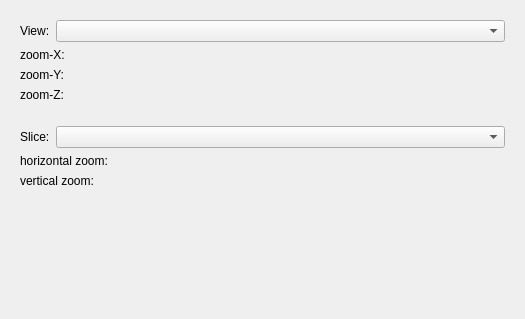
<?xml version="1.0" encoding="UTF-8"?>
<ui version="4.0">
 <class>qSlicerZoomModuleWidget</class>
 <widget class="qSlicerWidget" name="qSlicerZoomModuleWidget">
  <property name="geometry">
   <rect>
    <x>0</x>
    <y>0</y>
    <width>525</width>
    <height>319</height>
   </rect>
  </property>
  <property name="windowTitle">
   <string>Form</string>
  </property>
  <layout class="QVBoxLayout" name="verticalLayout">
   <item>
    <widget class="ctkCollapsibleButton" name="zoom3DCollapsibleBtn" native="true">
     <property name="text" stdset="0">
      <string>3D view aspect ratio</string>
     </property>
     <layout class="QVBoxLayout" name="verticalLayout_2">
      <item>
       <layout class="QHBoxLayout" name="viewNode3DHLayout">
        <item>
         <widget class="QLabel" name="viewNode3DLabled">
          <property name="sizePolicy">
           <sizepolicy hsizetype="Minimum" vsizetype="Preferred">
            <horstretch>0</horstretch>
            <verstretch>0</verstretch>
           </sizepolicy>
          </property>
          <property name="maximumSize">
           <size>
            <width>241</width>
            <height>16777215</height>
           </size>
          </property>
          <property name="text">
           <string>View:</string>
          </property>
         </widget>
        </item>
        <item>
         <widget class="qMRMLNodeComboBox" name="viewNode3DSelector">
          <property name="sizePolicy">
           <sizepolicy hsizetype="Expanding" vsizetype="Fixed">
            <horstretch>0</horstretch>
            <verstretch>0</verstretch>
           </sizepolicy>
          </property>
          <property name="minimumSize">
           <size>
            <width>240</width>
            <height>0</height>
           </size>
          </property>
          <property name="nodeTypes" stdset="0">
           <stringlist>
            <string>vtkMRMLViewNode</string>
           </stringlist>
          </property>
          <property name="showHidden" stdset="0">
           <bool>true</bool>
          </property>
          <property name="addEnabled" stdset="0">
           <bool>false</bool>
          </property>
          <property name="removeEnabled" stdset="0">
           <bool>false</bool>
          </property>
          <property name="renameEnabled" stdset="0">
           <bool>true</bool>
          </property>
         </widget>
        </item>
       </layout>
      </item>
      <item>
       <layout class="QHBoxLayout" name="xZoom3DHLayout">
        <item>
         <widget class="QLabel" name="xZoom3DLabel">
          <property name="sizePolicy">
           <sizepolicy hsizetype="Minimum" vsizetype="Preferred">
            <horstretch>0</horstretch>
            <verstretch>0</verstretch>
           </sizepolicy>
          </property>
          <property name="text">
           <string>zoom-X:</string>
          </property>
         </widget>
        </item>
        <item>
         <widget class="qSlicerGainWidget" name="xGain3DWidget" native="true">
          <property name="sizePolicy">
           <sizepolicy hsizetype="Expanding" vsizetype="Preferred">
            <horstretch>0</horstretch>
            <verstretch>0</verstretch>
           </sizepolicy>
          </property>
         </widget>
        </item>
       </layout>
      </item>
      <item>
       <layout class="QHBoxLayout" name="yZoom3DHLayout">
        <item>
         <widget class="QLabel" name="yGain3DLabel">
          <property name="text">
           <string>zoom-Y:</string>
          </property>
         </widget>
        </item>
        <item>
         <widget class="qSlicerGainWidget" name="yGain3DWidget" native="true">
          <property name="sizePolicy">
           <sizepolicy hsizetype="Expanding" vsizetype="Preferred">
            <horstretch>0</horstretch>
            <verstretch>0</verstretch>
           </sizepolicy>
          </property>
         </widget>
        </item>
       </layout>
      </item>
      <item>
       <layout class="QHBoxLayout" name="zZoom3DHLayout">
        <item>
         <widget class="QLabel" name="zGain3DLabel">
          <property name="text">
           <string>zoom-Z:</string>
          </property>
         </widget>
        </item>
        <item>
         <widget class="qSlicerGainWidget" name="zGain3DWidget" native="true">
          <property name="sizePolicy">
           <sizepolicy hsizetype="Expanding" vsizetype="Preferred">
            <horstretch>0</horstretch>
            <verstretch>0</verstretch>
           </sizepolicy>
          </property>
         </widget>
        </item>
       </layout>
      </item>
     </layout>
    </widget>
   </item>
   <item>
    <widget class="ctkCollapsibleButton" name="zoom2DCollapsibleBtn" native="true">
     <property name="text" stdset="0">
      <string>2D slice aspect ratio</string>
     </property>
     <layout class="QVBoxLayout" name="verticalLayout_3">
      <item>
       <layout class="QHBoxLayout" name="viewNode2DHLayout">
        <item>
         <widget class="QLabel" name="sliceNode2DLabel">
          <property name="text">
           <string>Slice:</string>
          </property>
         </widget>
        </item>
        <item>
         <widget class="qMRMLNodeComboBox" name="sliceNode2DSelector">
          <property name="sizePolicy">
           <sizepolicy hsizetype="Expanding" vsizetype="Fixed">
            <horstretch>0</horstretch>
            <verstretch>0</verstretch>
           </sizepolicy>
          </property>
          <property name="nodeTypes" stdset="0">
           <stringlist>
            <string>vtkMRMLSliceNode</string>
           </stringlist>
          </property>
          <property name="showHidden" stdset="0">
           <bool>true</bool>
          </property>
          <property name="addEnabled" stdset="0">
           <bool>false</bool>
          </property>
          <property name="removeEnabled" stdset="0">
           <bool>false</bool>
          </property>
          <property name="renameEnabled" stdset="0">
           <bool>true</bool>
          </property>
         </widget>
        </item>
       </layout>
      </item>
      <item>
       <layout class="QFormLayout" name="zoom2DFormLayout">
        <item row="0" column="0">
         <widget class="QLabel" name="xZoom2DLabel">
          <property name="text">
           <string>horizontal zoom:</string>
          </property>
         </widget>
        </item>
        <item row="0" column="1">
         <widget class="qSlicerGainWidget" name="xGain2DWidget" native="true">
          <property name="sizePolicy">
           <sizepolicy hsizetype="Expanding" vsizetype="Preferred">
            <horstretch>0</horstretch>
            <verstretch>0</verstretch>
           </sizepolicy>
          </property>
         </widget>
        </item>
        <item row="1" column="0">
         <widget class="QLabel" name="yZoom2DLabel">
          <property name="text">
           <string>vertical zoom:</string>
          </property>
         </widget>
        </item>
        <item row="1" column="1">
         <widget class="qSlicerGainWidget" name="yGain2DWidget" native="true">
          <property name="sizePolicy">
           <sizepolicy hsizetype="Expanding" vsizetype="Preferred">
            <horstretch>0</horstretch>
            <verstretch>0</verstretch>
           </sizepolicy>
          </property>
         </widget>
        </item>
       </layout>
      </item>
     </layout>
    </widget>
   </item>
   <item>
    <spacer name="verticalSpacer">
     <property name="orientation">
      <enum>Qt::Vertical</enum>
     </property>
     <property name="sizeHint" stdset="0">
      <size>
       <width>0</width>
       <height>0</height>
      </size>
     </property>
    </spacer>
   </item>
  </layout>
 </widget>
 <customwidgets>
  <customwidget>
   <class>qSlicerWidget</class>
   <extends>QWidget</extends>
   <header>qSlicerWidget.h</header>
   <container>1</container>
  </customwidget>
  <customwidget>
   <class>ctkCollapsibleButton</class>
   <extends>QWidget</extends>
   <header>ctkCollapsibleButton.h</header>
   <container>1</container>
  </customwidget>
  <customwidget>
   <class>qSlicerGainWidget</class>
   <extends>QWidget</extends>
   <header>qSlicerGainWidget.h</header>
   <container>1</container>
  </customwidget>
  <customwidget>
   <class>qMRMLNodeComboBox</class>
   <extends>QComboBox</extends>
   <header>qMRMLNodeComboBox.h</header>
   <slots>
    <signal>mrmlSceneChanged(vtkMRMLScene*)</signal>
    <slot>setMRMLScene(vtkMRMLScene*)</slot>
   </slots>
  </customwidget>
 </customwidgets>
 <resources/>
 <connections>
  <connection>
   <sender>qSlicerZoomModuleWidget</sender>
   <signal>mrmlSceneChanged(vtkMRMLScene*)</signal>
   <receiver>viewNode3DSelector</receiver>
   <slot>setMRMLScene(vtkMRMLScene*)</slot>
   <hints>
    <hint type="sourcelabel">
     <x>4</x>
     <y>28</y>
    </hint>
    <hint type="destinationlabel">
     <x>69</x>
     <y>29</y>
    </hint>
   </hints>
  </connection>
  <connection>
   <sender>qSlicerZoomModuleWidget</sender>
   <signal>mrmlSceneChanged(vtkMRMLScene*)</signal>
   <receiver>sliceNode2DSelector</receiver>
   <slot>setMRMLScene(vtkMRMLScene*)</slot>
   <hints>
    <hint type="sourcelabel">
     <x>4</x>
     <y>124</y>
    </hint>
    <hint type="destinationlabel">
     <x>95</x>
     <y>143</y>
    </hint>
   </hints>
  </connection>
 </connections>
 <slots>
  <signal>mrmlSceneChanged(vtkMRMLScene*)</signal>
  <slot>setMRMLScene(vtkMRMLScene*)</slot>
 </slots>
</ui>
